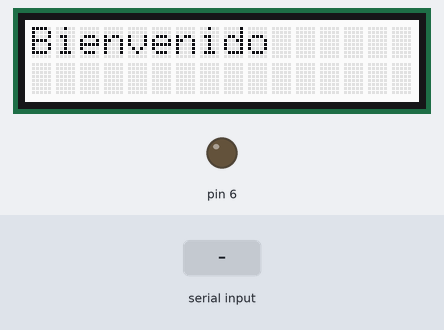
This sketch was run on a simulated Arduino Uno, built with avr-gcc and run on an emulated ATmega328P. On the bench: 16×2 character LCD, output pins drawn as LEDs (lit = HIGH). The inputs (shaded band) are chosen by the test bench. What the sketch prints to the serial monitor is not drawn.

Above: at 0.1 s.
3.8 s: "A" received over Serial
At 4.9 s:
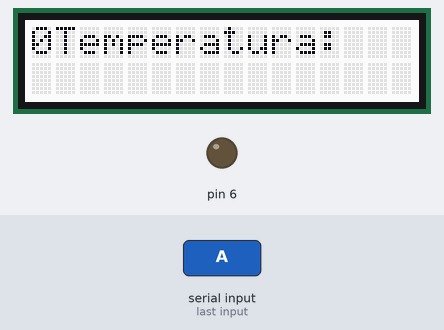
5.3 s: "B" received over Serial
At 6.8 s:
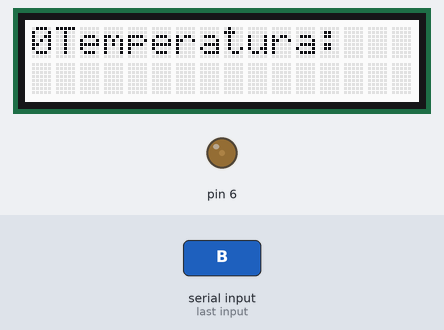
Timing chart, 0 to 8.3 s (numbered marks = the images above; inputs shaded):
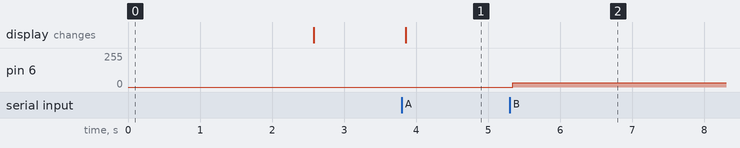

Measured:
- after the input at 3.8 s, the display: changes after 0.06 s (image 1)
- after the input at 5.3 s, pin 6: 0/255 → 31/255 at once

The sketch:

sketch_oct26a.ino
```cpp
#include <rgb_lcd.h>

rgb_lcd lcd;

char input = ' ';

void setup() {
  // put your setup code here, to run once:
  //inicializar puerto serie con velocidad 9600 baudios
  Serial.begin(9600);
  bienvenida();

}
void bienvenida(){
  // set up the LCD's number of columns and rows:
    lcd.begin(16, 2);
    // Print a message to the LCD.
    lcd.print("Bienvenido");
    delay(2500);
    lcd.clear();
    //no olvidar
    pinMode(6,OUTPUT);


  }
//en realidad usar el puerto serie no es recomendable
void menu(char c){
    int val;

    Serial.println(F("Ingrese una b: "));
    Serial.println(F("A - Estado 0: null"));
    Serial.println(F("B - Estado 1: Variar luminosidad. "));
    Serial.println(F("C - Estado 2: Barrido servo. "));

    switch(c){
    //sistema no realiza ninguna acción
    case 'A':
    lcd.print("0");
    lcd.println("Temperatura: ");

    break;

    //utilizar potenciometro para ajustar luz led
    case 'B':
      val=map(analogRead(A3),0,4095,0,255);
      analogWrite(6,val);
      lcd.print(val);


    break;

    //barrido servo
    case 'C':
    break;

    //mostrar mensaje de error en el led
    default:
    //se guarda la cadena de caracteres en la memoria flash
    lcd.print(Serial.println(F("ERROR")));
    break;
    }


  }
void loop() {
  // put your main code here, to run repeatedly:

 if(Serial.available()>0){
    input = Serial.read();
    menu(input);

    }
}
```
